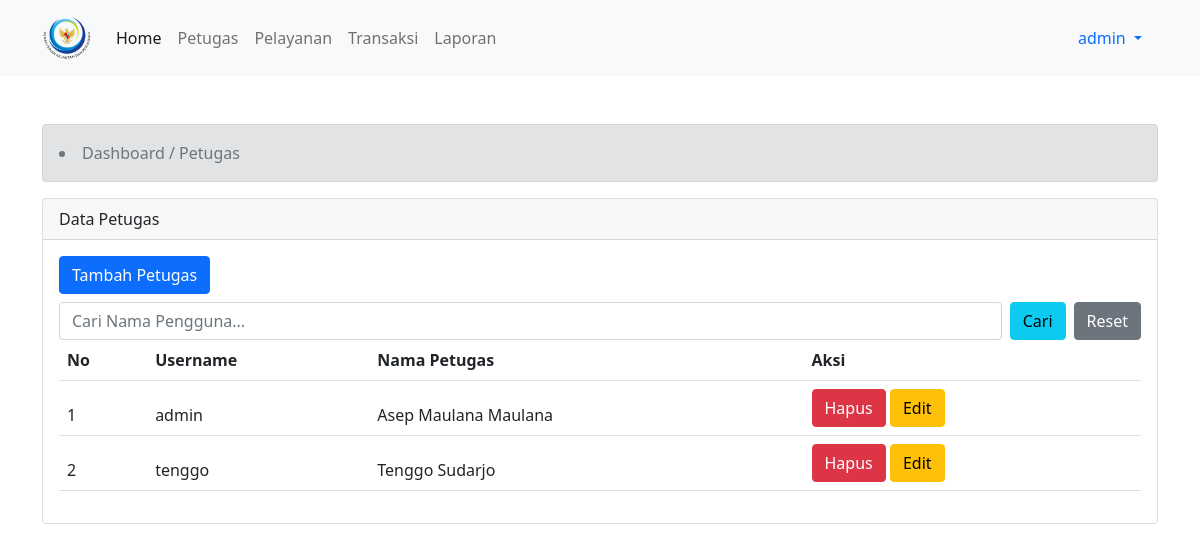
Page /admin/index.php?menu=data_petugas (signed in) on the committed database.
### tables this page shows
CREATE TABLE `user` (
  `id_user` int(11) NOT NULL,
  `nama` varchar(50) NOT NULL,
  `username` varchar(25) NOT NULL,
  `password` varchar(50) NOT NULL,
  `role` varchar(10) NOT NULL
);

### admin/pages/petugas/index.php (the view, shortened to what this page needs)
<div class="alert alert-secondary" role="alert">
    <li class="breadcrumb-item active" aria-current="page">
       Dashboard / Petugas
    </li>
</div>
<div class="card">
  <div class="card-header">Data Petugas</div>
  <div class="card-body">
     <a href="?menu=tambah_petugas" class="btn btn-primary mb-2">Tambah Petugas</a>
    <form method="POST" action="?menu=data_petugas">
      <div class="d-flex">
        <input type="text" class="form-control me-2" name="nt" placeholder="Cari Nama Pengguna..." name="nt">
        <input type="submit" class="btn btn-info me-2" name="cari" value="Cari">
        <a href="" class="btn btn-secondary">Reset</a>
      </div>
    </form>
    <?php
    $nt = $_POST['nt'];
     if ($_POST['cari']) {
      if ($nt == "") {
          $q = mysqli_query($koneksi, "select * from user");
        } else if ($nt!=="") {
          $q = mysqli_query($koneksi, "SELECT * from user WHERE nama like '%$nt%'");
        }
    }
    else {
     $q = mysqli_query($koneksi, "select * from user");
    }
    ?>
    <table class="table">
  <thead>
    <tr>
      <th scope="col">No</th>
      <th scope="col">Username</th>
      <th scope="col">Nama Petugas</th>
      <th scope="col">Aksi</th>
    </tr>
    <?php
      $no = 1;
      $cek = mysqli_num_rows($q);
       if($cek <1 ){
      ?>
      <tr>
        <td colspan="8" class="ukuran-huruf1">
          data yang anda cari tidak tersedia
          <a href="" class="btn btn-success utilities"><i class="fa fa-refresh"></i> Refresh</a>
         </td>
      </tr>
      <?php
    }else{
         while ($data = $q->fetch_assoc()) {
      ?>
      <tr>
        <td><?php echo $no++; ?></td>
        <td><?php echo $data['username']; ?></td>
        <td><?php echo $data['nama']; ?></td>
        <td>
       <a  class="btn btn-danger" onclick="return confirm('anda yakin ingin menghapusnya?')" href="?menu=hapus_petugas&id_user=<?php echo $data['id_user']; ?>" title="Hapus">Hapus</a>
        <a  class="btn btn-warning " title="Edit" href="?menu=edit_petugas&id_user=<?php echo $data['id_user']; ?>"> Edit </a>
        </td>
      </tr>
      <?php
      }}
      ?>
  </table>
  </div>
</div>

### rows in the picture
user: username "admin", nama "Asep Maulana Maulana"
user: username "tenggo", nama "Tenggo Sudarjo"

### other values in the picture
$_SESSION['username'] "admin"
